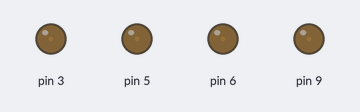
A sketch run on a simulated Arduino Uno, built with avr-gcc and run on an emulated ATmega328P. Shown: output pins drawn as LEDs (lit = HIGH). What the sketch prints to the serial monitor is not drawn.

Above: at 0.05 s.
At 1.85 s:
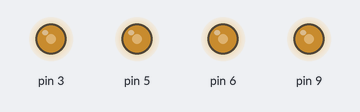
At 3.7 s:
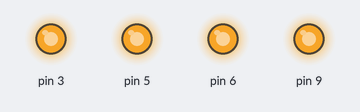
At 5.3 s:
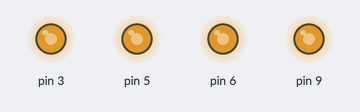
At 7.4 s:
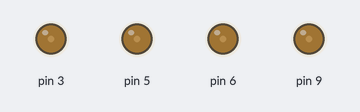
Timing chart, 0 to 10.5 s (numbered marks = the images above):
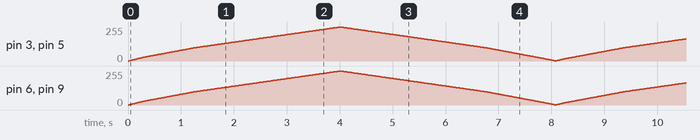

The sketch:

arduivis_Max7_model4_multipleOutputs.ino
```cpp
/*

~~~~~~~ arduivis - MaxMSP ~~~~~~~~
~~~~~ model#4: multiple outputs ~~~~~

MaxMSP: arduivis_Max7_model4_multipleOutputs.maxpat

This is an example of how to use a loop to write
several streams of data to MaxMSP, from an Arduino.
A fading LED is used to provide visual feedback for
this process.

This code is in the public domain

written by Christopher Konopka
http://cskonopka.github.io/arduivis/
http://christopherkonopka.com/

*/

void setup()
{
  // Create/open serial port
  Serial.begin(9600);

  // Define LED mode
  // PWM LED
  pinMode(3, OUTPUT);
  pinMode(5, OUTPUT);
  pinMode(6, OUTPUT);
  pinMode(9, OUTPUT);
}

void loop()
{
  // Loop variables
  int lp;
  int startIncrement = 0;
  int incrementLoopRange = 255;
  int startDecrement = 255;
  int decrementLoopRange = 0;


  // Loop Function
  lp = loopSystem(startIncrement, incrementLoopRange, startDecrement, decrementLoopRange);

}

int loopSystem(int startIncrement, int incrementLoopRange, int startDecrement, int decrementLoopRange)
{
  int lp;

  // Loop #1
  // Incremental Loop
  for(lp = startIncrement; lp < incrementLoopRange; lp++)
  {
    // Incremental loop values to LED
    // Controls fade of 4 LEDs
    analogWrite(3, lp);
    analogWrite(5, lp);
    analogWrite(6, lp);
    analogWrite(9, lp);

      // Incremental loop values to serial buffer
      // [serial] object
      // to MaxMSP, from Arduino
      Serial.print(lp);
      Serial.print(" ");
      Serial.print(lp);
      Serial.print(" ");
      Serial.print(lp);
      Serial.print(" ");
      Serial.println(lp);

        delay(10);
  }

  // Loop #2
  // Decremental Loop
  for(lp = startDecrement; lp > decrementLoopRange; lp--)
  {
    // Deremental loop values to LED
    // Controls fade of 4 LEDs
    analogWrite(3, lp);
    analogWrite(5, lp);
    analogWrite(6, lp);
    analogWrite(9, lp);

      // Decremental loop values to serial buffer
      // [serial] object
      // to MaxMSP, from Arduino
      Serial.print(lp);
      Serial.print(" ");
      Serial.print(lp);
      Serial.print(" ");
      Serial.print(lp);
      Serial.print(" ");
      Serial.println(lp);

        delay(10);
  }
}
```
